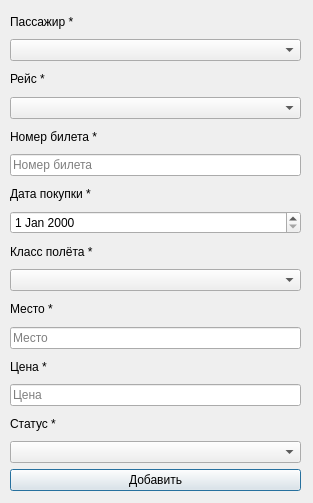
<?xml version="1.0" encoding="UTF-8"?>
<ui version="4.0">
 <class>Dialog</class>
 <widget class="QDialog" name="Dialog">
  <property name="geometry">
   <rect>
    <x>0</x>
    <y>0</y>
    <width>313</width>
    <height>503</height>
   </rect>
  </property>
  <property name="windowTitle">
   <string>Добавление билета</string>
  </property>
  <widget class="QWidget" name="layoutWidget">
   <property name="geometry">
    <rect>
     <x>10</x>
     <y>10</y>
     <width>291</width>
     <height>481</height>
    </rect>
   </property>
   <layout class="QVBoxLayout" name="verticalLayout">
    <item>
     <widget class="QLabel" name="passanger_lbl">
      <property name="text">
       <string>Пассажир *</string>
      </property>
     </widget>
    </item>
    <item>
     <widget class="QComboBox" name="passanger_comboBox"/>
    </item>
    <item>
     <widget class="QLabel" name="flight_lbl">
      <property name="text">
       <string>Рейс *</string>
      </property>
     </widget>
    </item>
    <item>
     <widget class="QComboBox" name="flight_comboBox"/>
    </item>
    <item>
     <widget class="QLabel" name="ticket_label">
      <property name="text">
       <string>Номер билета *</string>
      </property>
     </widget>
    </item>
    <item>
     <widget class="QLineEdit" name="ticket_lineEdit">
      <property name="placeholderText">
       <string>Номер билета</string>
      </property>
     </widget>
    </item>
    <item>
     <widget class="QLabel" name="data_label_2">
      <property name="text">
       <string>Дата покупки *</string>
      </property>
     </widget>
    </item>
    <item>
     <widget class="QDateEdit" name="dateEdit"/>
    </item>
    <item>
     <widget class="QLabel" name="class_label_3">
      <property name="text">
       <string>Класс полёта *</string>
      </property>
     </widget>
    </item>
    <item>
     <widget class="QComboBox" name="comboBox"/>
    </item>
    <item>
     <widget class="QLabel" name="place_label_4">
      <property name="text">
       <string>Место *</string>
      </property>
     </widget>
    </item>
    <item>
     <widget class="QLineEdit" name="place_lineEdit_2">
      <property name="text">
       <string/>
      </property>
      <property name="placeholderText">
       <string>Место</string>
      </property>
     </widget>
    </item>
    <item>
     <widget class="QLabel" name="price_label_5">
      <property name="text">
       <string>Цена *</string>
      </property>
     </widget>
    </item>
    <item>
     <widget class="QLineEdit" name="price_lineEdit_3">
      <property name="placeholderText">
       <string>Цена</string>
      </property>
     </widget>
    </item>
    <item>
     <widget class="QLabel" name="status_label_6">
      <property name="text">
       <string>Статус *</string>
      </property>
     </widget>
    </item>
    <item>
     <widget class="QComboBox" name="comboBox_2"/>
    </item>
    <item>
     <widget class="QPushButton" name="pushButton">
      <property name="text">
       <string>Добавить</string>
      </property>
     </widget>
    </item>
   </layout>
  </widget>
 </widget>
 <resources/>
 <connections/>
</ui>
